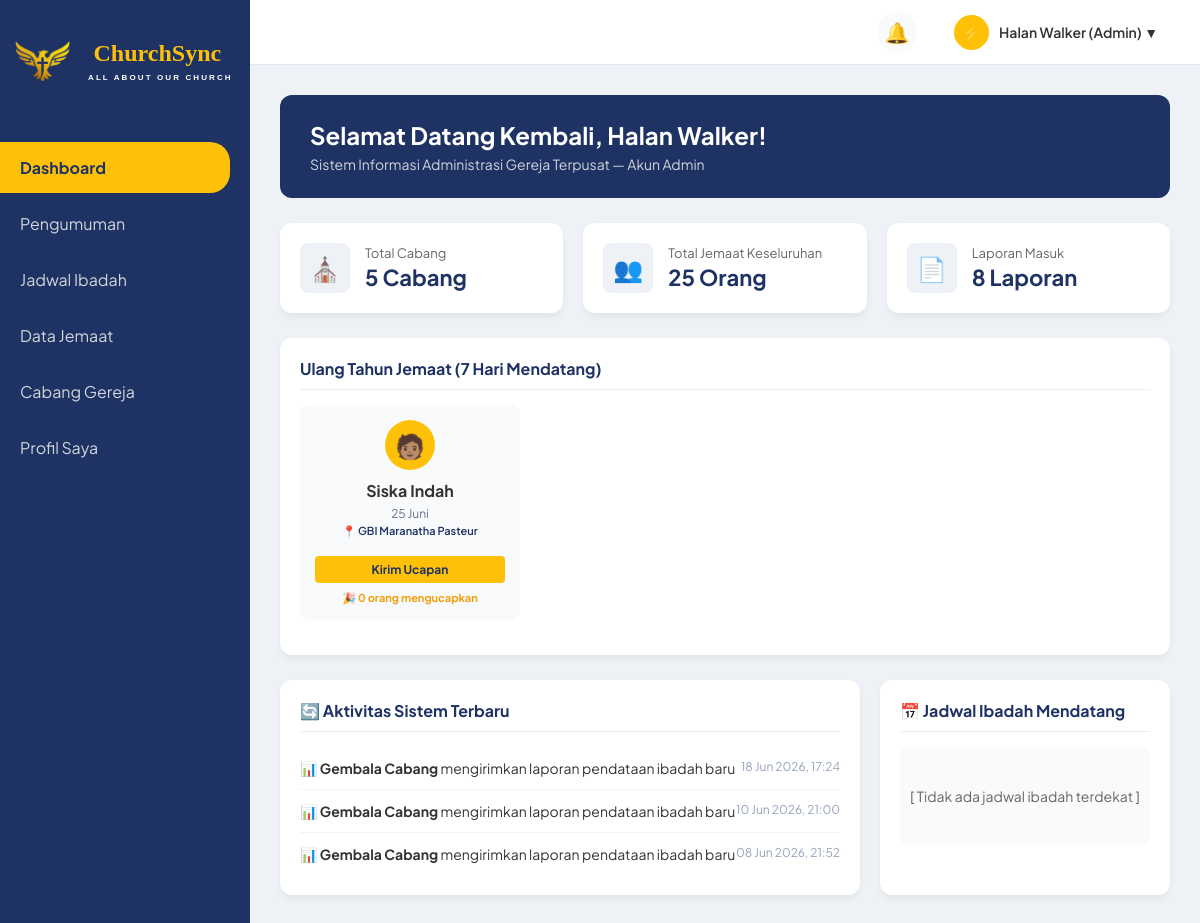
The page /admin/dashboard_admin.php (signed in) on the database its author committed.
### tables this page shows
CREATE TABLE `jemaat` (
  `id_jemaat` int(20) NOT NULL AUTO_INCREMENT,
  `nama_lengkap` varchar(100) NOT NULL,
  `tanggal_lahir` date NOT NULL,
  `no_telp` varchar(100) NOT NULL,
  `alamat` varchar(255) NOT NULL,
  `email` varchar(100) NOT NULL,
  `password` varchar(100) NOT NULL,
  `role` enum('jemaat','gembala_cabang','admin') NOT NULL,
  `id_cabang` int(11) NOT NULL,
  PRIMARY KEY (`id_jemaat`),
  KEY `fk_jemaat_cabang` (`id_cabang`),
  CONSTRAINT `fk_jemaat_cabang` FOREIGN KEY (`id_cabang`) REFERENCES `cabang_gereja` (`id_cabang`)
);

CREATE TABLE `cabang_gereja` (
  `id_cabang` int(5) NOT NULL AUTO_INCREMENT,
  `nama_cabang` varchar(100) NOT NULL,
  `alamat_cabang` varchar(255) NOT NULL,
  `id_gembala` int(11) DEFAULT NULL,
  PRIMARY KEY (`id_cabang`)
);

### admin/dashboard_admin.php (the view, shortened to what this page needs)
<?php
include '../koneksi.php';
$query_cabang = mysqli_query($conn, "SELECT COUNT(*) as total_cabang FROM cabang_gereja");
$data_cabang = mysqli_fetch_assoc($query_cabang);
$query_jemaat = mysqli_query($conn, "SELECT COUNT(*) as total_jemaat FROM jemaat");
$data_jemaat = mysqli_fetch_assoc($query_jemaat);
$query_laporan = mysqli_query($conn, "SELECT COUNT(*) as total_laporan FROM pendataan");
$data_laporan = mysqli_fetch_assoc($query_laporan);
$query_jadwal_terdekat = mysqli_query($conn, "
    SELECT kategori_ibadah, waktu_pelaksanaan
    FROM jadwal_ibadah
    WHERE waktu_pelaksanaan >= NOW()
    ORDER BY waktu_pelaksanaan ASC
    LIMIT 4
");
$query_aktivitas = mysqli_query($conn, "
    (SELECT 'laporan' AS tipe, waktu_pelaporan AS waktu, 'Gembala Cabang' AS aktor, 'mengirimkan laporan pendataan ibadah baru' AS aksi
     FROM pendataan)
    UNION
    (SELECT 'update' AS tipe, temp_update_jemaat.tanggal_pengajuan AS waktu, jemaat.nama_lengkap AS aktor, 'mengajukan perubahan data profil' AS aksi
     FROM temp_update_jemaat
     JOIN jemaat ON temp_update_jemaat.id_jemaat = jemaat.id_jemaat)
    ORDER BY waktu DESC
    LIMIT 3
");
$q_ultah = mysqli_query($conn, "
    SELECT j.id_jemaat, j.nama_lengkap, DAY(j.tanggal_lahir) as tgl, MONTH(j.tanggal_lahir) as bln, c.nama_cabang,
    (SELECT COUNT(*) FROM ucapan_ultah WHERE id_penerima = j.id_jemaat AND tahun = YEAR(NOW())) as total_ucapan
    FROM jemaat j
    LEFT JOIN cabang_gereja c ON j.id_cabang = c.id_cabang
    WHERE
        (DATE_FORMAT(j.tanggal_lahir, '%m-%d') BETWEEN DATE_FORMAT(NOW(), '%m-%d') AND DATE_FORMAT(DATE_ADD(NOW(), INTERVAL 7 DAY), '%m-%d'))
        OR
        (DATE_FORMAT(NOW(), '%m-%d') > DATE_FORMAT(DATE_ADD(NOW(), INTERVAL 7 DAY), '%m-%d') AND
        (DATE_FORMAT(j.tanggal_lahir, '%m-%d') >= DATE_FORMAT(NOW(), '%m-%d') OR DATE_FORMAT(j.tanggal_lahir, '%m-%d') <= DATE_FORMAT(DATE_ADD(NOW(), INTERVAL 7 DAY), '%m-%d')))
    ORDER BY
        CASE WHEN DATE_FORMAT(j.tanggal_lahir, '%m-%d') >= DATE_FORMAT(NOW(), '%m-%d') THEN 0 ELSE 1 END,
        DATE_FORMAT(j.tanggal_lahir, '%m-%d') ASC
    LIMIT 10
");
$bulan_indo = ['Januari', 'Februari', 'Maret', 'April', 'Mei', 'Juni', 'Juli', 'Agustus', 'September', 'Oktober', 'November', 'Desember'];
?>
<!DOCTYPE html>
<html lang="id">
<head>
    <link rel="stylesheet" href="../style.css">
</head>
<body>
    <div class="sidebar">
        <div class="sidebar-logo">
            <img src="../uploads/churchsync-logo.png" alt="Logo ChurchSync">
            <div class="logo-text-wrapper">
                ChurchSync
                <span>
                    ALL ABOUT OUR CHURCH
                </span>
            </div>
        </div>
        <nav>
            <a href="dashboard_admin.php" class="nav-link active">Dashboard</a>
            <a href="pengumuman_admin.php" class="nav-link">Pengumuman</a>
            <a href="jadwal_admin_up.php" class="nav-link">Jadwal Ibadah</a>
            <a href="data_jemaat_admin.php" class="nav-link">Data Jemaat</a>
            <a href="cabang_admin.php" class="nav-link">Cabang Gereja</a>
            <a href="profil_admin.php" class="nav-link">Profil Saya</a>
        </nav>
    </div>
    <div class="content-wrapper">
        <div class="top-navbar">
            <div class="navbar-right">
                <?php include '../widget_notif.php'; ?>
                <div class="user-profile-dropdown" onclick="toggleDropdown(event)">
                    <div class="nav-avatar">⚡</div>
                    <div class="nav-user-name"><?= $_SESSION['nama_lengkap']; ?> (Admin) ▼</div>
                </div>
            </div>
        </div>
        <div class="main-content">
            <div class="admin-banner">
                <h2>Selamat Datang Kembali, <?= $_SESSION['nama_lengkap']; ?>!</h2>
                <p>Sistem Informasi Administrasi Gereja Terpusat — Akun Admin</p>
            </div>
            <div class="stat-grid-3">
                <div class="stat-card-admin">
                    <div class="icon-box-admin">⛪</div>
                    <div class="data-box-admin">
                        <p>Total Cabang</p>
                        <h3><?= $data_cabang['total_cabang']; ?> Cabang</h3>
                    </div>
                </div>
                <div class="stat-card-admin">
                    <div class="icon-box-admin">👥</div>
                    <div class="data-box-admin">
                        <p>Total Jemaat Keseluruhan</p>
                        <h3><?= $data_jemaat['total_jemaat']; ?> Orang</h3>
                    </div>
                </div>
                <div class="stat-card-admin">
                    <div class="icon-box-admin">📄</div>
                    <div class="data-box-admin">
                        <p>Laporan Masuk</p>
                        <h3><?= $data_laporan['total_laporan']; ?> Laporan</h3>
                    </div>
                </div>
            </div>
            <div class="card-admin" style="margin-bottom: 25px;">
                <div class="card-admin-header">
                    <span>Ulang Tahun Jemaat (7 Hari Mendatang)</span>
                </div>
                <div class="birthday-list">
                    <?php if (mysqli_num_rows($q_ultah) > 0): ?>
                        <?php while ($ultah = mysqli_fetch_assoc($q_ultah)): ?>
                            <div class="birthday-item">
                                <div class="avatar">🧑🏽</div>
                                <p style="font-weight: bold; margin-bottom: 5px; color: var(--text-dark);"><?= htmlspecialchars($ultah['nama_lengkap']); ?></p>
                                <p style="font-size: 12px; color: #64748b; margin-top: 0; margin-bottom: 3px;"><?= $ultah['tgl'] . ' ' . $bulan_indo[$ultah['bln'] - 1]; ?></p>
                                <p style="font-size: 11px; color: var(--primary-blue); font-weight: 600; margin-top: 0; margin-bottom: 8px;">
                                    📍 <?= $ultah['nama_cabang'] ? htmlspecialchars($ultah['nama_cabang']) : 'Pusat'; ?>
                                </p>
                                <button class="btn-ucapan" onclick="kirimUcapanIni(<?= $ultah['id_jemaat']; ?>, this)">Kirim Ucapan</button>
                                <p style="font-size: 11px; margin-top: 8px; color: #f59e0b; font-weight: bold;">
                                    🎉 <?= $ultah['total_ucapan']; ?> orang mengucapkan
                                </p>
                            </div>
                        <?php endwhile; ?>
                    <?php else: ?>
                        <p style="color: #64748b; padding: 10px; width: 100%; text-align: center;">Tidak ada jemaat yang berulang tahun dalam 7 hari ke depan.</p>
                    <?php endif; ?>
                </div>
            </div>
            <div class="grid-two-column">
                <div class="card-admin">
                    <div class="card-admin-header">
                        <span>🔄 Aktivitas Sistem Terbaru</span>
                    </div>
                    <ul class="recent-activity-list">
                        <?php if (mysqli_num_rows($query_aktivitas) == 0) : ?>
                            <li style="justify-content: center; color: #94a3b8;">Belum ada aktivitas sistem terbaru.</li>
                        <?php else : ?>
                            <?php while ($row_act = mysqli_fetch_assoc($query_aktivitas)) : ?>
                                <li>
                                    <span>
                                        <?= $row_act['tipe'] == 'laporan' ? '📊' : '👤'; ?>
                                        <strong><?= $row_act['aktor']; ?></strong> <?= $row_act['aksi']; ?>
                                    </span>
                                    <span class="activity-time">
                                        <?= date('d M Y, H:i', strtotime($row_act['waktu'])); ?>
                                    </span>
                                </li>
                            <?php endwhile; ?>
                        <?php endif; ?>
                    </ul>
                </div>
                <div class="card-admin">
                    <div class="card-admin-header">
                        <span>📅 Jadwal Ibadah Mendatang</span>
                    </div>
                    <?php if (mysqli_num_rows($query_jadwal_terdekat) == 0) : ?>
                        <div style="text-align: center; color: #666; padding: 40px 0; background: #f8fafc; border-radius: 8px; font-size: 14px;">
                            [ Tidak ada jadwal ibadah terdekat ]
                        </div>
                    <?php endif; ?>
                </div>
            </div>
        </div>
    </div>
</body>
</html>

### style.css (style rules this page uses)
:root { --primary-blue: #1e3264; --primary-yellow: #ffc107; --bg-light: #eef2f6; --card-bg: #ffffff; --text-dark: #333; --text-gray: #666; --tag-important: #dc3545; --tag-activity: #17a2b8; --tag-worship: #28a745; }
* { margin: 0; padding: 0; box-sizing: border-box; font-family: 'Plus Jakarta Sans', sans-serif; }
body { display: flex; background-color: var(--bg-light); height: 100vh; }
.sidebar { width: 250px; background-color: var(--primary-blue); color: white; display: flex; flex-direction: column; padding: 20px 0; }
.sidebar-logo { text-align: center; font-size: 24px; font-weight: bold; color: var(--primary-yellow); margin-bottom: 40px; }
.sidebar-logo span { display: block; font-size: 12px; color: #ccc; font-weight: normal; }
.nav-link { padding: 15px 20px; color: #d1d5db; text-decoration: none; display: block; transition: 0.3s; margin-bottom: 5px; }
.nav-link:hover, .nav-link.active { background-color: var(--primary-yellow); color: var(--primary-blue); font-weight: bold; border-radius: 0 20px 20px 0; margin-right: 20px; }
.main-content { flex: 1; padding: 30px; overflow-y: auto; }
.content-wrapper { flex: 1; display: flex; flex-direction: column; height: 100vh; overflow: hidden; }
.top-navbar { height: 65px; background-color: #ffffff; display: flex; justify-content: flex-end; align-items: center; padding: 0 30px; border-bottom: 1px solid #e2e8f0; flex-shrink: 0; }
.navbar-right { display: flex; align-items: center; gap: 25px; }
.user-profile-dropdown { position: relative; display: flex; align-items: center; gap: 12px; cursor: pointer; padding: 6px 12px; border-radius: 8px; transition: 0.3s; user-select: none; }
.nav-avatar { width: 35px; height: 35px; background-color: var(--primary-yellow); border-radius: 50%; display: flex; align-items: center; justify-content: center; font-size: 16px; }
.nav-user-name { font-size: 14px; font-weight: 600; color: var(--text-dark); }
.sidebar-logo { display: flex; align-items: center; gap: 12px; padding: 20px 15px; }
.sidebar-logo img { width: 55px; height: auto; flex-shrink: 0; }
.logo-text-wrapper { font-family: Georgia, serif; font-size: 24px; font-weight: bold; color: #ffc107; }
.logo-text-wrapper span { margin-top: 6px; font-family: Arial, sans-serif; font-size: 8px; font-weight: 600; color: white; letter-spacing: 2.1px; text-transform: uppercase; margin-left: 6px; }
.birthday-list { display: flex; gap: 20px; justify-content: flex-start; overflow-x: auto; padding-bottom: 15px; flex-wrap: nowrap; scroll-behavior: smooth; }
.birthday-item { background-color: #f8fafc; padding: 15px; border-radius: 8px; text-align: center; min-width: 220px; flex-shrink: 0; }
.birthday-item .avatar { margin: 0 auto 10px; }

### rows shown on the page
jemaat: nama_lengkap "Siska Indah", tgl "25", bln "Juni", id_cabang.nama_cabang "GBI Maranatha Pasteur", total_ucapan "0"

### other values the page prints
$_SESSION['nama_lengkap'] "Halan Walker"
$data_cabang['total_cabang'] "5"
$data_jemaat['total_jemaat'] "25"
$data_laporan['total_laporan'] "8"
$row_act['aktor'] "Gembala Cabang"
$row_act['aksi'] "mengirimkan laporan pendataan ibadah baru"
date('d M Y, H:i', strtotime($row_act['waktu'])) "18 Jun 2026, 17:24"
date('d M Y, H:i', strtotime($row_act['waktu'])) "10 Jun 2026, 21:00"
date('d M Y, H:i', strtotime($row_act['waktu'])) "08 Jun 2026, 21:52"
